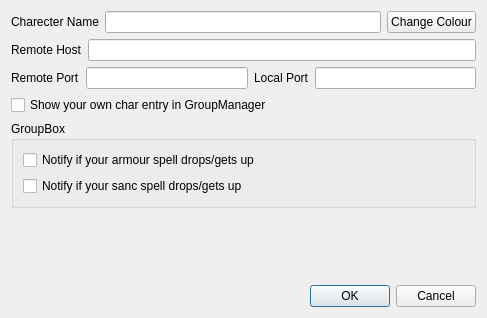
<?xml version="1.0" encoding="UTF-8"?>
<ui version="4.0">
 <class>GroupManagerSettings</class>
 <widget class="QDialog" name="GroupManagerSettings">
  <property name="geometry">
   <rect>
    <x>0</x>
    <y>0</y>
    <width>487</width>
    <height>318</height>
   </rect>
  </property>
  <property name="sizePolicy">
   <sizepolicy hsizetype="Preferred" vsizetype="Preferred">
    <horstretch>0</horstretch>
    <verstretch>0</verstretch>
   </sizepolicy>
  </property>
  <property name="windowTitle">
   <string>GroupManager Settings</string>
  </property>
  <layout class="QVBoxLayout">
   <item>
    <layout class="QHBoxLayout">
     <item>
      <widget class="QLabel" name="label">
       <property name="text">
        <string>Charecter Name</string>
       </property>
      </widget>
     </item>
     <item>
      <widget class="QLineEdit" name="lineEdit_charName"/>
     </item>
     <item>
      <widget class="QPushButton" name="pushButton_changeColour">
       <property name="text">
        <string>Change Colour</string>
       </property>
      </widget>
     </item>
    </layout>
   </item>
   <item>
    <layout class="QHBoxLayout">
     <item>
      <widget class="QLabel" name="label_2">
       <property name="text">
        <string>Remote Host</string>
       </property>
      </widget>
     </item>
     <item>
      <widget class="QLineEdit" name="lineEdit_remoteHost"/>
     </item>
    </layout>
   </item>
   <item>
    <layout class="QHBoxLayout">
     <item>
      <widget class="QLabel" name="label_3">
       <property name="text">
        <string>Remote Port</string>
       </property>
      </widget>
     </item>
     <item>
      <widget class="QLineEdit" name="lineEdit_remotePort"/>
     </item>
     <item>
      <widget class="QLabel" name="label_4">
       <property name="text">
        <string>Local Port</string>
       </property>
      </widget>
     </item>
     <item>
      <widget class="QLineEdit" name="lineEdit_localPort"/>
     </item>
    </layout>
   </item>
   <item>
    <widget class="QCheckBox" name="checkBox_showSelf">
     <property name="text">
      <string>Show your own char entry in GroupManager</string>
     </property>
    </widget>
   </item>
   <item>
    <widget class="QGroupBox" name="groupBox">
     <property name="sizePolicy">
      <sizepolicy hsizetype="Preferred" vsizetype="Preferred">
       <horstretch>0</horstretch>
       <verstretch>0</verstretch>
      </sizepolicy>
     </property>
     <property name="title">
      <string>GroupBox</string>
     </property>
     <layout class="QGridLayout" name="gridLayout">
      <item row="0" column="0">
       <widget class="QCheckBox" name="checkBox_notifyArm">
        <property name="text">
         <string>Notify if your armour spell drops/gets up</string>
        </property>
       </widget>
      </item>
      <item row="1" column="0">
       <widget class="QCheckBox" name="checkBox_notifySanc">
        <property name="text">
         <string>Notify if your sanc spell drops/gets up</string>
        </property>
       </widget>
      </item>
     </layout>
    </widget>
   </item>
   <item>
    <spacer>
     <property name="orientation">
      <enum>Qt::Vertical</enum>
     </property>
     <property name="sizeHint" stdset="0">
      <size>
       <width>20</width>
       <height>40</height>
      </size>
     </property>
    </spacer>
   </item>
   <item>
    <layout class="QHBoxLayout">
     <item>
      <spacer>
       <property name="orientation">
        <enum>Qt::Horizontal</enum>
       </property>
       <property name="sizeHint" stdset="0">
        <size>
         <width>40</width>
         <height>20</height>
        </size>
       </property>
      </spacer>
     </item>
     <item>
      <widget class="QDialogButtonBox" name="buttonBox">
       <property name="orientation">
        <enum>Qt::Horizontal</enum>
       </property>
       <property name="standardButtons">
        <set>QDialogButtonBox::Cancel|QDialogButtonBox::Ok</set>
       </property>
      </widget>
     </item>
    </layout>
   </item>
  </layout>
 </widget>
 <tabstops>
  <tabstop>lineEdit_charName</tabstop>
  <tabstop>lineEdit_remoteHost</tabstop>
  <tabstop>lineEdit_remotePort</tabstop>
  <tabstop>lineEdit_localPort</tabstop>
  <tabstop>pushButton_changeColour</tabstop>
 </tabstops>
 <resources/>
 <connections>
  <connection>
   <sender>buttonBox</sender>
   <signal>rejected()</signal>
   <receiver>GroupManagerSettings</receiver>
   <slot>reject()</slot>
   <hints>
    <hint type="sourcelabel">
     <x>433</x>
     <y>118</y>
    </hint>
    <hint type="destinationlabel">
     <x>291</x>
     <y>70</y>
    </hint>
   </hints>
  </connection>
  <connection>
   <sender>buttonBox</sender>
   <signal>accepted()</signal>
   <receiver>GroupManagerSettings</receiver>
   <slot>accept()</slot>
   <hints>
    <hint type="sourcelabel">
     <x>433</x>
     <y>118</y>
    </hint>
    <hint type="destinationlabel">
     <x>291</x>
     <y>70</y>
    </hint>
   </hints>
  </connection>
 </connections>
</ui>
